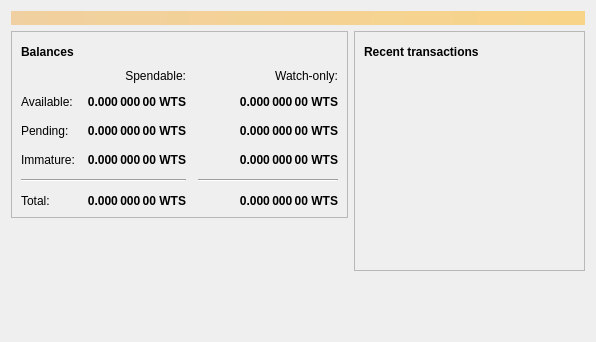
<?xml version="1.0" encoding="UTF-8"?>
<ui version="4.0">
 <class>OverviewPage</class>
 <widget class="QWidget" name="OverviewPage">
  <property name="geometry">
   <rect>
    <x>0</x>
    <y>0</y>
    <width>596</width>
    <height>342</height>
   </rect>
  </property>
  <property name="windowTitle">
   <string>Form</string>
  </property>
  <layout class="QVBoxLayout" name="topLayout">
   <item>
    <widget class="QLabel" name="labelAlerts">
     <property name="visible">
      <bool>false</bool>
     </property>
     <property name="styleSheet">
      <string notr="true">QLabel { background-color: qlineargradient(x1: 0, y1: 0, x2: 1, y2: 0, stop:0 #F0D0A0, stop:1 #F8D488); color:#000000; }</string>
     </property>
     <property name="wordWrap">
      <bool>true</bool>
     </property>
     <property name="margin">
      <number>3</number>
     </property>
     <property name="textInteractionFlags">
      <set>Qt::TextSelectableByMouse</set>
     </property>
    </widget>
   </item>
   <item>
    <layout class="QHBoxLayout" name="horizontalLayout" stretch="1,1">
     <item>
      <layout class="QVBoxLayout" name="verticalLayout_2">
       <item>
        <widget class="QFrame" name="frame">
         <property name="frameShape">
          <enum>QFrame::StyledPanel</enum>
         </property>
         <property name="frameShadow">
          <enum>QFrame::Raised</enum>
         </property>
         <layout class="QVBoxLayout" name="verticalLayout_4">
          <item>
           <layout class="QHBoxLayout" name="horizontalLayout_4">
            <item>
             <widget class="QLabel" name="label_5">
              <property name="font">
               <font>
                <weight>75</weight>
                <bold>true</bold>
               </font>
              </property>
              <property name="text">
               <string>Balances</string>
              </property>
             </widget>
            </item>
            <item>
             <widget class="QPushButton" name="labelWalletStatus">
              <property name="enabled">
               <bool>true</bool>
              </property>
              <property name="maximumSize">
               <size>
                <width>30</width>
                <height>16777215</height>
               </size>
              </property>
              <property name="toolTip">
               <string>The displayed information may be out of date. Your wallet automatically synchronizes with the Wattcoin network after a connection is established, but this process has not completed yet.</string>
              </property>
              <property name="text">
               <string/>
              </property>
              <property name="icon">
               <iconset resource="../bitcoin.qrc">
                <normaloff>:/icons/warning</normaloff>
                <disabledoff>:/icons/warning</disabledoff>:/icons/warning</iconset>
              </property>
              <property name="iconSize">
               <size>
                <width>24</width>
                <height>24</height>
               </size>
              </property>
              <property name="flat">
               <bool>true</bool>
              </property>
             </widget>
            </item>
            <item>
             <spacer name="horizontalSpacer_3">
              <property name="orientation">
               <enum>Qt::Horizontal</enum>
              </property>
              <property name="sizeHint" stdset="0">
               <size>
                <width>40</width>
                <height>20</height>
               </size>
              </property>
             </spacer>
            </item>
           </layout>
          </item>
          <item>
           <layout class="QGridLayout" name="gridLayout">
            <property name="spacing">
             <number>12</number>
            </property>
            <item row="2" column="2">
             <widget class="QLabel" name="labelWatchPending">
              <property name="font">
               <font>
                <weight>75</weight>
                <bold>true</bold>
               </font>
              </property>
              <property name="cursor">
               <cursorShape>IBeamCursor</cursorShape>
              </property>
              <property name="toolTip">
               <string>Unconfirmed transactions to watch-only addresses</string>
              </property>
              <property name="text">
               <string notr="true">0.000 000 00 WTS</string>
              </property>
              <property name="alignment">
               <set>Qt::AlignRight|Qt::AlignTrailing|Qt::AlignVCenter</set>
              </property>
              <property name="textInteractionFlags">
               <set>Qt::LinksAccessibleByMouse|Qt::TextSelectableByKeyboard|Qt::TextSelectableByMouse</set>
              </property>
             </widget>
            </item>
            <item row="2" column="1">
             <widget class="QLabel" name="labelUnconfirmed">
              <property name="font">
               <font>
                <weight>75</weight>
                <bold>true</bold>
               </font>
              </property>
              <property name="cursor">
               <cursorShape>IBeamCursor</cursorShape>
              </property>
              <property name="toolTip">
               <string>Total of transactions that have yet to be confirmed, and do not yet count toward the spendable balance</string>
              </property>
              <property name="text">
               <string notr="true">0.000 000 00 WTS</string>
              </property>
              <property name="alignment">
               <set>Qt::AlignRight|Qt::AlignTrailing|Qt::AlignVCenter</set>
              </property>
              <property name="textInteractionFlags">
               <set>Qt::LinksAccessibleByMouse|Qt::TextSelectableByKeyboard|Qt::TextSelectableByMouse</set>
              </property>
             </widget>
            </item>
            <item row="3" column="2">
             <widget class="QLabel" name="labelWatchImmature">
              <property name="font">
               <font>
                <weight>75</weight>
                <bold>true</bold>
               </font>
              </property>
              <property name="cursor">
               <cursorShape>IBeamCursor</cursorShape>
              </property>
              <property name="toolTip">
               <string>Mined balance in watch-only addresses that has not yet matured</string>
              </property>
              <property name="text">
               <string notr="true">0.000 000 00 WTS</string>
              </property>
              <property name="alignment">
               <set>Qt::AlignRight|Qt::AlignTrailing|Qt::AlignVCenter</set>
              </property>
              <property name="textInteractionFlags">
               <set>Qt::LinksAccessibleByMouse|Qt::TextSelectableByKeyboard|Qt::TextSelectableByMouse</set>
              </property>
             </widget>
            </item>
            <item row="4" column="0" colspan="2">
             <widget class="Line" name="line">
              <property name="orientation">
               <enum>Qt::Horizontal</enum>
              </property>
             </widget>
            </item>
            <item row="4" column="2">
             <widget class="Line" name="lineWatchBalance">
              <property name="sizePolicy">
               <sizepolicy hsizetype="Preferred" vsizetype="Fixed">
                <horstretch>0</horstretch>
                <verstretch>0</verstretch>
               </sizepolicy>
              </property>
              <property name="minimumSize">
               <size>
                <width>140</width>
                <height>0</height>
               </size>
              </property>
              <property name="orientation">
               <enum>Qt::Horizontal</enum>
              </property>
             </widget>
            </item>
            <item row="5" column="0">
             <widget class="QLabel" name="labelTotalText">
              <property name="text">
               <string>Total:</string>
              </property>
             </widget>
            </item>
            <item row="3" column="1">
             <widget class="QLabel" name="labelImmature">
              <property name="font">
               <font>
                <weight>75</weight>
                <bold>true</bold>
               </font>
              </property>
              <property name="cursor">
               <cursorShape>IBeamCursor</cursorShape>
              </property>
              <property name="toolTip">
               <string>Mined balance that has not yet matured</string>
              </property>
              <property name="text">
               <string notr="true">0.000 000 00 WTS</string>
              </property>
              <property name="alignment">
               <set>Qt::AlignRight|Qt::AlignTrailing|Qt::AlignVCenter</set>
              </property>
              <property name="textInteractionFlags">
               <set>Qt::LinksAccessibleByMouse|Qt::TextSelectableByKeyboard|Qt::TextSelectableByMouse</set>
              </property>
             </widget>
            </item>
            <item row="2" column="3">
             <spacer name="horizontalSpacer_2">
              <property name="orientation">
               <enum>Qt::Horizontal</enum>
              </property>
              <property name="sizeHint" stdset="0">
               <size>
                <width>40</width>
                <height>20</height>
               </size>
              </property>
             </spacer>
            </item>
            <item row="3" column="0">
             <widget class="QLabel" name="labelImmatureText">
              <property name="text">
               <string>Immature:</string>
              </property>
             </widget>
            </item>
            <item row="5" column="1">
             <widget class="QLabel" name="labelTotal">
              <property name="font">
               <font>
                <weight>75</weight>
                <bold>true</bold>
               </font>
              </property>
              <property name="cursor">
               <cursorShape>IBeamCursor</cursorShape>
              </property>
              <property name="toolTip">
               <string>Your current total balance</string>
              </property>
              <property name="text">
               <string notr="true">0.000 000 00 WTS</string>
              </property>
              <property name="alignment">
               <set>Qt::AlignRight|Qt::AlignTrailing|Qt::AlignVCenter</set>
              </property>
              <property name="textInteractionFlags">
               <set>Qt::LinksAccessibleByMouse|Qt::TextSelectableByKeyboard|Qt::TextSelectableByMouse</set>
              </property>
             </widget>
            </item>
            <item row="5" column="2">
             <widget class="QLabel" name="labelWatchTotal">
              <property name="font">
               <font>
                <weight>75</weight>
                <bold>true</bold>
               </font>
              </property>
              <property name="cursor">
               <cursorShape>IBeamCursor</cursorShape>
              </property>
              <property name="toolTip">
               <string>Current total balance in watch-only addresses</string>
              </property>
              <property name="text">
               <string notr="true">0.000 000 00 WTS</string>
              </property>
              <property name="alignment">
               <set>Qt::AlignRight|Qt::AlignTrailing|Qt::AlignVCenter</set>
              </property>
              <property name="textInteractionFlags">
               <set>Qt::LinksAccessibleByMouse|Qt::TextSelectableByKeyboard|Qt::TextSelectableByMouse</set>
              </property>
             </widget>
            </item>
            <item row="0" column="2">
             <widget class="QLabel" name="labelWatchonly">
              <property name="text">
               <string>Watch-only:</string>
              </property>
              <property name="alignment">
               <set>Qt::AlignRight|Qt::AlignTrailing|Qt::AlignVCenter</set>
              </property>
             </widget>
            </item>
            <item row="1" column="0">
             <widget class="QLabel" name="labelBalanceText">
              <property name="text">
               <string>Available:</string>
              </property>
             </widget>
            </item>
            <item row="1" column="1">
             <widget class="QLabel" name="labelBalance">
              <property name="font">
               <font>
                <weight>75</weight>
                <bold>true</bold>
               </font>
              </property>
              <property name="cursor">
               <cursorShape>IBeamCursor</cursorShape>
              </property>
              <property name="toolTip">
               <string>Your current spendable balance</string>
              </property>
              <property name="text">
               <string notr="true">0.000 000 00 WTS</string>
              </property>
              <property name="alignment">
               <set>Qt::AlignRight|Qt::AlignTrailing|Qt::AlignVCenter</set>
              </property>
              <property name="textInteractionFlags">
               <set>Qt::LinksAccessibleByMouse|Qt::TextSelectableByKeyboard|Qt::TextSelectableByMouse</set>
              </property>
             </widget>
            </item>
            <item row="1" column="2">
             <widget class="QLabel" name="labelWatchAvailable">
              <property name="font">
               <font>
                <weight>75</weight>
                <bold>true</bold>
               </font>
              </property>
              <property name="cursor">
               <cursorShape>IBeamCursor</cursorShape>
              </property>
              <property name="toolTip">
               <string>Your current balance in watch-only addresses</string>
              </property>
              <property name="text">
               <string notr="true">0.000 000 00 WTS</string>
              </property>
              <property name="alignment">
               <set>Qt::AlignRight|Qt::AlignTrailing|Qt::AlignVCenter</set>
              </property>
              <property name="textInteractionFlags">
               <set>Qt::LinksAccessibleByMouse|Qt::TextSelectableByKeyboard|Qt::TextSelectableByMouse</set>
              </property>
             </widget>
            </item>
            <item row="2" column="0">
             <widget class="QLabel" name="labelPendingText">
              <property name="text">
               <string>Pending:</string>
              </property>
             </widget>
            </item>
            <item row="0" column="1">
             <widget class="QLabel" name="labelSpendable">
              <property name="text">
               <string>Spendable:</string>
              </property>
              <property name="alignment">
               <set>Qt::AlignRight|Qt::AlignTrailing|Qt::AlignVCenter</set>
              </property>
             </widget>
            </item>
           </layout>
          </item>
         </layout>
        </widget>
       </item>
       <item>
        <spacer name="verticalSpacer">
         <property name="orientation">
          <enum>Qt::Vertical</enum>
         </property>
         <property name="sizeHint" stdset="0">
          <size>
           <width>20</width>
           <height>40</height>
          </size>
         </property>
        </spacer>
       </item>
      </layout>
     </item>
     <item>
      <layout class="QVBoxLayout" name="verticalLayout_3">
       <item>
        <widget class="QFrame" name="frame_2">
         <property name="frameShape">
          <enum>QFrame::StyledPanel</enum>
         </property>
         <property name="frameShadow">
          <enum>QFrame::Raised</enum>
         </property>
         <layout class="QVBoxLayout" name="verticalLayout">
          <item>
           <layout class="QHBoxLayout" name="horizontalLayout_2">
            <item>
             <widget class="QLabel" name="label_4">
              <property name="font">
               <font>
                <weight>75</weight>
                <bold>true</bold>
               </font>
              </property>
              <property name="text">
               <string>Recent transactions</string>
              </property>
             </widget>
            </item>
            <item>
             <widget class="QPushButton" name="labelTransactionsStatus">
              <property name="enabled">
               <bool>true</bool>
              </property>
              <property name="maximumSize">
               <size>
                <width>30</width>
                <height>16777215</height>
               </size>
              </property>
              <property name="toolTip">
               <string>The displayed information may be out of date. Your wallet automatically synchronizes with the Wattcoin network after a connection is established, but this process has not completed yet.</string>
              </property>
              <property name="text">
               <string/>
              </property>
              <property name="icon">
               <iconset resource="../bitcoin.qrc">
                <normaloff>:/icons/warning</normaloff>
                <disabledoff>:/icons/warning</disabledoff>:/icons/warning</iconset>
              </property>
              <property name="iconSize">
               <size>
                <width>24</width>
                <height>24</height>
               </size>
              </property>
              <property name="flat">
               <bool>true</bool>
              </property>
             </widget>
            </item>
            <item>
             <spacer name="horizontalSpacer">
              <property name="orientation">
               <enum>Qt::Horizontal</enum>
              </property>
              <property name="sizeHint" stdset="0">
               <size>
                <width>40</width>
                <height>20</height>
               </size>
              </property>
             </spacer>
            </item>
           </layout>
          </item>
          <item>
           <widget class="QListView" name="listTransactions">
            <property name="styleSheet">
             <string notr="true">QListView { background: transparent; }</string>
            </property>
            <property name="frameShape">
             <enum>QFrame::NoFrame</enum>
            </property>
            <property name="verticalScrollBarPolicy">
             <enum>Qt::ScrollBarAlwaysOff</enum>
            </property>
            <property name="horizontalScrollBarPolicy">
             <enum>Qt::ScrollBarAlwaysOff</enum>
            </property>
            <property name="selectionMode">
             <enum>QAbstractItemView::NoSelection</enum>
            </property>
           </widget>
          </item>
         </layout>
        </widget>
       </item>
       <item>
        <spacer name="verticalSpacer_2">
         <property name="orientation">
          <enum>Qt::Vertical</enum>
         </property>
         <property name="sizeHint" stdset="0">
          <size>
           <width>20</width>
           <height>40</height>
          </size>
         </property>
        </spacer>
       </item>
      </layout>
     </item>
    </layout>
   </item>
  </layout>
 </widget>
 <resources/>
 <connections/>
</ui>
